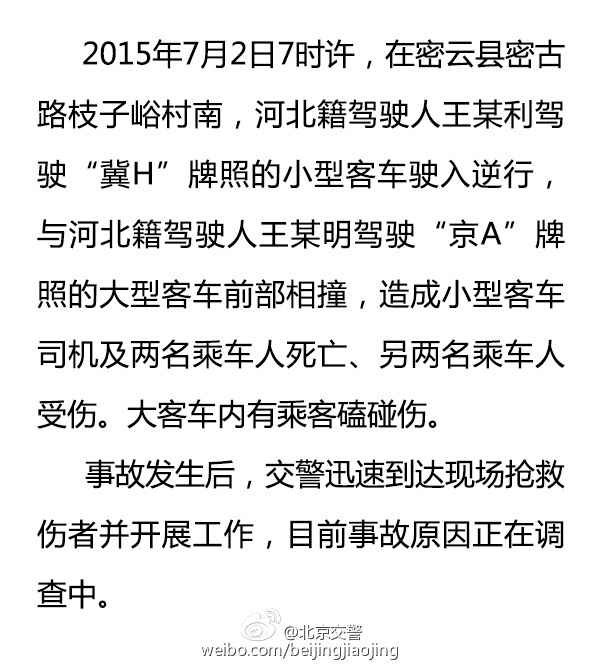
#> input picture images/img1.jpg, 600 x 667 px
$ python open_close.py
#> lines starting #> are read from the running program, lines starting #| are printed output that depends on the picture
# coding=utf-8
import cv2

img = cv2.imread('images/img1.jpg', 0)
#> img is the input picture: shape (667, 600); min 0, max 255, mean 229.1
cv2.imshow('image', img)
# 定义结构元素
kernel = cv2.getStructuringElement(cv2.MORPH_RECT, (5, 5))

# 闭运算
closed = cv2.morphologyEx(img, cv2.MORPH_CLOSE, kernel)
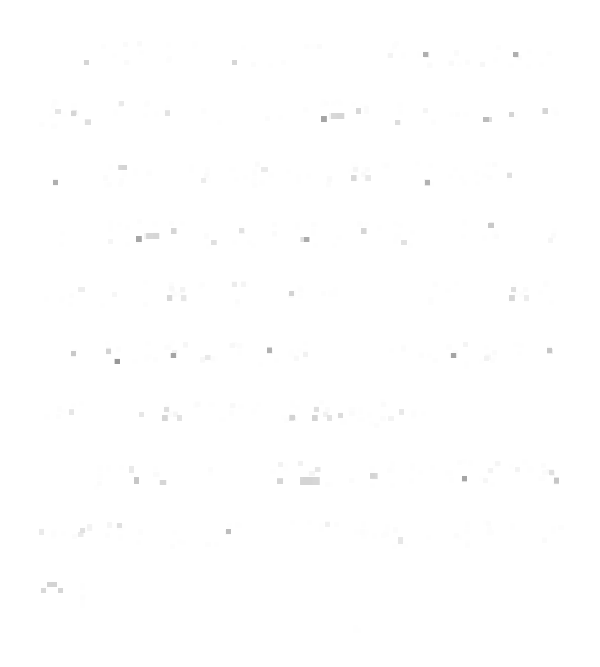
#> closed: shape (667, 600); min 151, max 255, mean 254.7
# 显示腐蚀后的图像
cv2.imshow("Close", closed)

# 开运算
opened = cv2.morphologyEx(img, cv2.MORPH_OPEN, kernel)
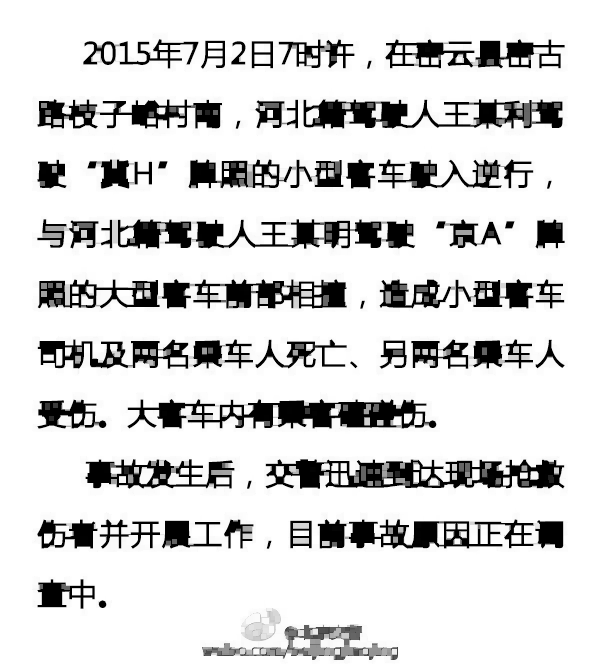
#> opened: shape (667, 600); min 0, max 255, mean 216.5
# 显示腐蚀后的图像
cv2.imshow("Open", opened)

cv2.waitKey(0)
cv2.destroyAllWindows()

$ run again, with images/2.png saved as images/img1.jpg
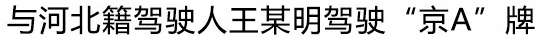
#> input picture images/2.png, 543 x 42 px
#> img is the input picture: shape (42, 543); min 0, max 255, mean 206.3
#> `closed = cv2.morphologyEx(img, cv2.MORPH_CLOSE, kernel)`:
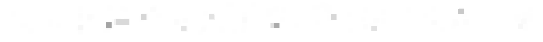
#> closed: shape (42, 543); min 164, max 255, mean 254.2
#> `opened = cv2.morphologyEx(img, cv2.MORPH_OPEN, kernel)`:
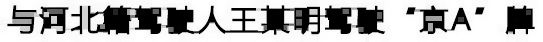
#> opened: shape (42, 543); min 0, max 255, mean 179.7
